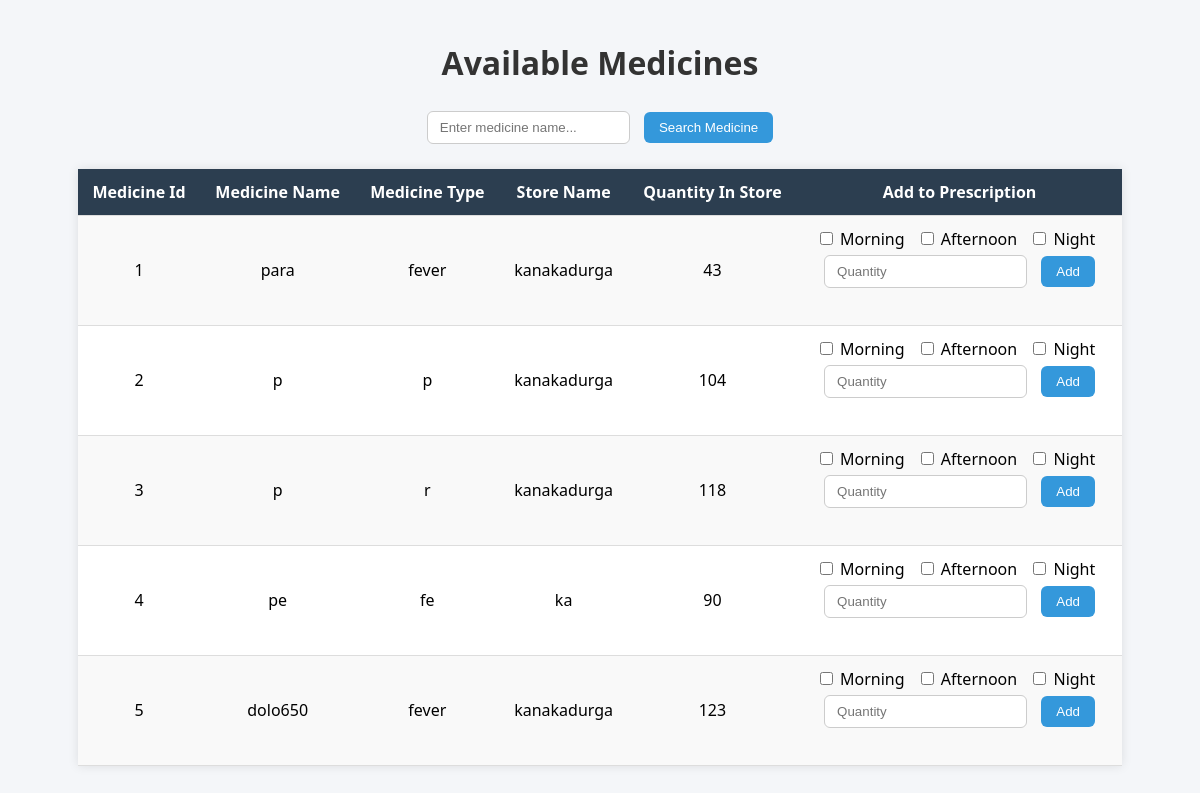
Page /doctor/add_prescription.php (signed in) on the committed database.
### tables this page shows
CREATE TABLE `medicine` (
  `medicine_id` int(11) NOT NULL,
  `medicine_name` varchar(100) DEFAULT NULL,
  `store_id` int(11) DEFAULT NULL,
  `medicine_type` varchar(50) DEFAULT NULL,
  `medicine_quantity` int(11) DEFAULT NULL,
  `price` int(11) NOT NULL
);

CREATE TABLE `store` (
  `store_id` int(11) NOT NULL,
  `password` varchar(100) DEFAULT NULL,
  `store_name` varchar(100) DEFAULT NULL,
  `phone` varchar(15) DEFAULT NULL,
  `owner_name` varchar(100) DEFAULT NULL,
  `email` varchar(100) NOT NULL
);

### doctor/add_prescription.php (the view, shortened to what this page needs)
<?php
include('../db.php');
   try{
    $conn->begin_transaction();
    $conn->commit();
    }
    catch(mysqli_sql_exception $e){
        $conn->rollback();
        echo"Transaction failed: ".$e->getMessage();
    }
?>
<?php
$searchQuery = "SELECT m.*,s.store_name FROM Medicine AS m
                JOIN store AS s ON m.store_id=s.store_id
                 WHERE medicine_quantity > 0";
$result = $conn->query($searchQuery);
?>
<!DOCTYPE html>
<html lang="en">
<head>
</head>
<body>
    <h1>Available Medicines</h1>
    <form method="post">
        <input type="text" name="search" placeholder="Enter medicine name...">
        <input type="submit" name="search_medicine" value="Search Medicine">
    </form>
    <?php
    if ($result && $result->num_rows > 0) {
        echo "<table>
                <tr>
                    <th>Medicine Id</th>
                    <th>Medicine Name</th>
                    <th>Medicine Type</th>
                    <th>Store Name</th>
                    <th>Quantity In Store</th>
                    <th>Add to Prescription</th>
                </tr>";
        while ($row = $result->fetch_assoc()) {
            echo "<tr>
                    <td>" . htmlspecialchars($row['medicine_id']) . "</td>
                    <td>" . htmlspecialchars($row['medicine_name']) . "</td>
                    <td>" . htmlspecialchars($row['medicine_type']) . "</td>
                    <td>" . htmlspecialchars($row['store_name']) . "</td>
                    <td>" . htmlspecialchars($row['medicine_quantity']) . "</td>
                    <td>
                        <form method='post'>
                            <input type='hidden' name='med_id' value='" . htmlspecialchars($row['medicine_id']) . "'>
                            <input type='hidden' name='quantity' value='" . htmlspecialchars($row['medicine_quantity']) . "'>
                            <input type='hidden' name='store_id' value='" . htmlspecialchars($row['store_id']) . "'>
                            <input type='hidden' name='price' value='" . htmlspecialchars($row['price']) . "'>
                            <div class='shift-checkbox'>
                                <input type='checkbox' name='shifts[]' value='morning'> Morning
                            </div>
                            <div class='shift-checkbox'>
                                <input type='checkbox' name='shifts[]' value='afternoon'> Afternoon
                            </div>
                            <div class='shift-checkbox'>
                                <input type='checkbox' name='shifts[]' value='night'> Night
                            </div><br>
                            <input type='number' name='quantity_req' placeholder='Quantity' min='1' required>
                            <input type='submit' name='Add' value='Add'>
                        </form>
                    </td>
                </tr>";
        }
        echo "</table>";
    } else {
        echo "<p>No medicines found for this search.</p>";
    }
    ?>
</body>
</html>

### doctor/add_prescription.php (style rules this page uses)
body { font-family: 'Segoe UI', sans-serif; background-color: #f4f6f9; margin: 0; padding: 20px; }
h1 { text-align: center; color: #333; }
form { text-align: center; margin-bottom: 20px; }
input[type="text"], input[type="number"] { padding: 8px 12px; margin: 5px; border: 1px solid #ccc; border-radius: 6px; }
input[type="submit"] { background-color: #3498db; color: white; border: none; padding: 8px 15px; margin: 5px; border-radius: 6px; cursor: pointer; transition: 0.3s; }
table { width: 90%; margin: 0 auto; border-collapse: collapse; background-color: #fff; box-shadow: 0 0 10px rgba(0, 0, 0, 0.1); }
th, td { padding: 12px; text-align: center; border-bottom: 1px solid #ddd; }
th { background-color: #2c3e50; color: white; }
tr:nth-child(even) { background-color: #f9f9f9; }
.shift-checkbox { display: inline-block; margin-right: 8px; }

### rows in the picture
medicine: medicine_id "1", medicine_name "para", medicine_type "fever", store.store_name "kanakadurga", medicine_quantity "43"
medicine: medicine_id "2", medicine_name "p", medicine_type "p", store.store_name "kanakadurga", medicine_quantity "104"
medicine: medicine_id "3", medicine_name "p", medicine_type "r", store.store_name "kanakadurga", medicine_quantity "118"
medicine: medicine_id "4", medicine_name "pe", medicine_type "fe", store.store_name "ka", medicine_quantity "90"
medicine: medicine_id "5", medicine_name "dolo650", medicine_type "fever", store.store_name "kanakadurga", medicine_quantity "123"
